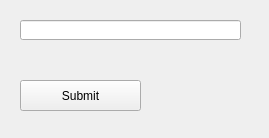
<?xml version="1.0" encoding="UTF-8"?>
<ui version="4.0">
 <class>Form</class>
 <widget class="QWidget" name="Form">
  <property name="geometry">
   <rect>
    <x>0</x>
    <y>0</y>
    <width>269</width>
    <height>138</height>
   </rect>
  </property>
  <property name="windowTitle">
   <string>Enter Your Name</string>
  </property>
  <widget class="QLabel" name="label">
   <property name="geometry">
    <rect>
     <x>20</x>
     <y>50</y>
     <width>221</width>
     <height>16</height>
    </rect>
   </property>
   <property name="text">
    <string/>
   </property>
  </widget>
  <widget class="QPushButton" name="pushButton">
   <property name="geometry">
    <rect>
     <x>20</x>
     <y>80</y>
     <width>121</width>
     <height>31</height>
    </rect>
   </property>
   <property name="text">
    <string>Submit</string>
   </property>
  </widget>
  <widget class="QLineEdit" name="lineEdit">
   <property name="geometry">
    <rect>
     <x>20</x>
     <y>20</y>
     <width>221</width>
     <height>20</height>
    </rect>
   </property>
  </widget>
 </widget>
 <resources/>
 <connections/>
</ui>
